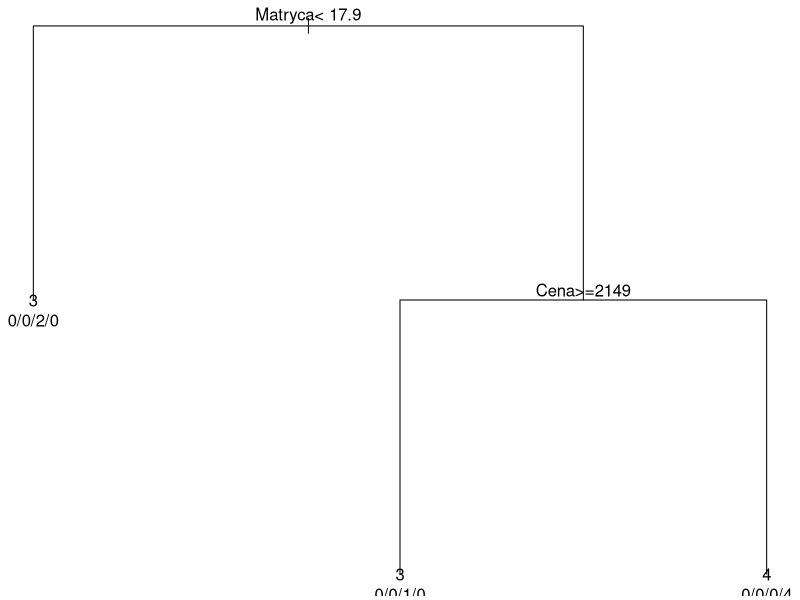

The R script that drew this image:
#install.packages("rpart")
#install.packages("dplyr")
#install.packages("party")
library("rpart")
library("dplyr")
library("party")
data <- as.data.frame(matrix(c(27.6, 26.2, 19.6, 19.2, 20.6, 22.8, 18.8, 27.9, 20.6, 24.6, 10.0, 21.0, 21.2, 36.1, 16.6,
                               130, 98, 75, 98, 98, 111, 98, 87, 98, 98, 56, 98, 98, 211, 64,
                               17, 18, 28, 21, 24, 24, 20, 16, 24, 16, 20, 20, 18, 12, 19,
                               3399, 2099, 899, 1399, 1799, 1199, 1699, 1999, 2199, 2099, 890, 1899, 1799, 3449, 1198), 15, 4))
labels <- c("1", "2", "3", "4", "5")
result <- c(2, 3, 4, 4, 3, 4, 4, 3, 3, 4, 3, 3, 4, 2, 3)
factors <- factor(result, labels)
data <- cbind(data, factors)
colnames(data) <- c("Matryca", "JasnoscEkranu", "CzasReakcjiMatrycy", "Cena", "Ocena")

mydata <- c("training", "test") %>% sample(nrow(data), replace=T) %>% split(data, .)
rtree_fit <- rpart(Ocena ~ ., mydata$training, control=rpart.control(minsplit=1, minbucket=1, cp=0.001))
par(mar = rep(0.2, 4))
plot(rtree_fit, uniform = TRUE)
text(rtree_fit, use.n = TRUE)
